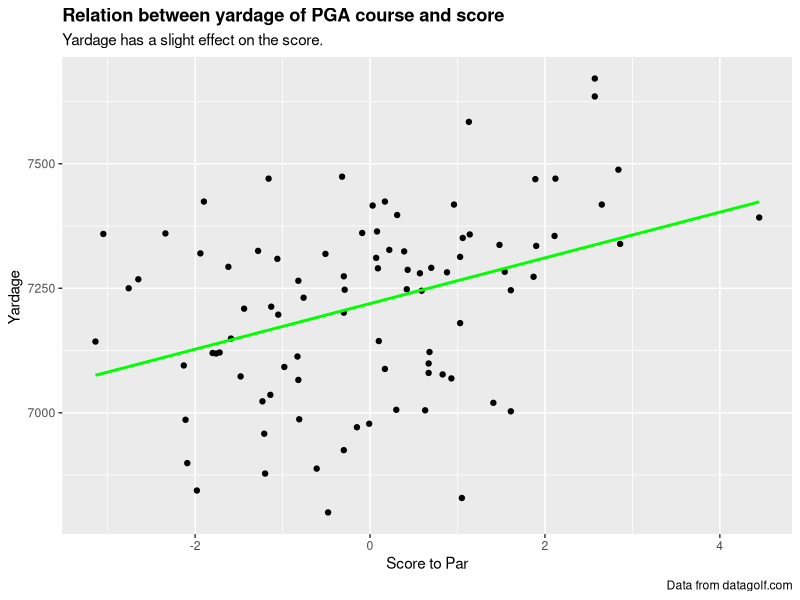

Write R code to recreate this figure.
## ---- chunk 1
library(tidyverse)

golf_data <- read_csv(file = "dg_course_table.csv")
## ---- chunk 2
golf_data |> ggplot(mapping = aes(x = adj_score_to_par, y = yardage)) + geom_point() + geom_smooth(method = "lm", se = FALSE, color = "green") + labs(title = "Relation between yardage of PGA course and score", subtitle = "Yardage has a slight effect on the score.", x = "Score to Par", y = "Yardage ", caption = "Data from datagolf.com") + theme(plot.title = element_text(face = "bold")) 
